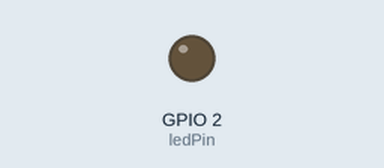
A sketch run on a simulated ESP32. On the bench: output pins drawn as LEDs (lit = HIGH). WiFi joins after 1.5 s; servers stay silent unless stated; no MQTT or app messages arrive unless stated; nothing arrives over Bluetooth unless stated; what the sketch prints to the serial monitor is not drawn.

Above: at 0.1 s.
At 8.1 s:
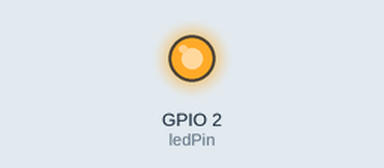
Timing chart, 0 to 9.6 s (numbered marks = the images above):
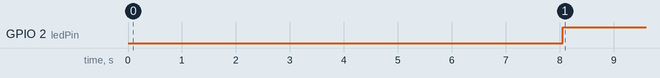

Measured:
- by itself, GPIO 2 (ledPin): LOW → HIGH at 8.1 s

The sketch:

client-i2r-01.ino
```cpp
/*
0 : 프로그램 다운로드
1 : ssid, password, mqttBroker, wifi.use 접속시 보드의 정보를 블루투스로 스마트폰으로 보냄
2 : ssid, password, mqttBroker, wifi.use 스마트폰에서 설정 값을 스마트폰에서 보드로 저장 보드는 리셋 됨
3 : 서버(보드)통신 방법 설정 0=블루투스 1=와이파이 mqtt 3=rs232 4=rs485
4 : 보드제어 할 때 블루투스와 mqtt 사용 선택
5 : 전송할 데이터를 스마트폰에서 보드로 보냄 그러면 이를 제외한 3개 통신으로 보냄
10 : 작성된 메세지만 보냄
11 : local에서 rs232 rs485 로 받은 문자를 hex 값으로 서버에 전송

*/
#include <WiFi.h>
#include <PubSubClient.h>
#include <BLEDevice.h>
#include <BLEUtils.h>
//#include <BLEServer.h>
#include <ArduinoJson.h>
#include "SPIFFS.h"
#include <FS.h>
#include <Wire.h>
#include <HTTPUpdate.h>

#define TRIGGER_PIN 34 // trigger pin GPIO36:i2r-04 GPIO34:i2r-03
const int ledPin = 2;

// Define the Data structure
struct DataDevice {
  int selectedCommMethod = -1; // 통신 방식 선택 변수, 초기값은 -1로 설정
  String mac=""; // Bluetooth mac address 를 기기 인식 id로 사용한다.
  String sendData=""; // 보드의 입력,출려,전압 데이터를 json 형태로 저장
};

struct DataRs232 {
  int baudrate = 115200;
  String sendData="";
};

struct DataRs485 {
  int baudrate = 115200;
  String sendData="";
};

struct DataBle {
  static std::string targetMacAddress;  // 클래스 외부에서 초기화할 것
  char *service_uuid="4fafc201-1fb5-459e-8fcc-c5c9c331914b";
  char *characteristic_uuid="beb5483e-36e1-4688-b7f5-ea07361b26a8";
  static BLERemoteCharacteristic* pRemoteCharacteristic;
  static BLEAdvertisedDevice* myDevice;
  bool isConnected=false;
};

struct DataWifiMqtt {
  bool selectMqtt=false;
  bool use=true;
  bool isConnected=false;
  bool isConnectedMqtt=false;
  String ssid="i2r";
  String password="00000000";
  String mqttBroker = "test.mosquitto.org"; // 브로커
  char outTopic[50]="48:E7:29:37:C4:B6/in";  // "Ble mac address/out" 로 생성
  char inTopic[50]="48:E7:29:37:C4:B6/out";   // "Ble mac address/in" 으로 생성
};

// Create an instance of the Data structure
DataDevice dev;
DataBle ble;
DataWifiMqtt wifi,wifiSave;
// 클래스 외부에서 targetMacAddress 초기화
//std::string DataBle::targetMacAddress = "48:E7:29:37:C4:B6";
std::string DataBle::targetMacAddress = "48:e7:29:37:c4:b6";
BLERemoteCharacteristic* DataBle::pRemoteCharacteristic = nullptr;
BLEAdvertisedDevice* DataBle::myDevice = nullptr;
BLECharacteristic *pCharacteristic;

WiFiClient espClient;
PubSubClient client(espClient);

static boolean doConnect = false;
static boolean doScan = false;
unsigned int counter = 0;
unsigned long lastTime = 0;  // 마지막으로 코드가 실행된 시간을 기록할 변수
const long interval = 10000;  // 실행 간격을 밀리초 단위로 설정 (3초)
unsigned int event = 0;
String returnMsg="";

unsigned long lastAttemptTime = 0;
const long reconnectInterval = 5000; // 5초 간격으로 재연결 시도

void callback(char* topic, byte* payload, unsigned int length);
//void checkFactoryDefault();
bool connectToServer();
void connectToWiFi();
void doTick();
//void loadConfigFromSPIFFS();
void publishMqtt();
void readBleMacAddress();
void reconnectMQTT();
//void returnMessage(int order);
//void saveConfigToSPIFFS();
void sendViaSelect();
void setup();
void setupBLE();
void startScan();
void updateCharacteristicValue();
void writeToBle(int order);
//bool initializeSPIFFS();
/*
void download_program(String fileName);
void update_started();
void update_finished();
void update_progress(int cur, int total);
void update_error(int error);
*/
void setup() {
  pinMode(TRIGGER_PIN, INPUT_PULLUP);
  pinMode(ledPin, OUTPUT);

  Serial.begin(115200);
  Serial1.begin(115200, SERIAL_8N1, 26, 27); //rs232
  Serial2.begin(115200, SERIAL_8N1, 16, 17); //rs485
  //loadConfigFromSPIFFS();

  setupClientBLE();
  // BLE이 제대로 초기화될 수 있도록 약간의 시간을 기다립니다.
  delay(1000);
  // 이제 BLE MAC 주소를 읽어 봅니다.
  readBleMacAddress();
  Serial.println("BLE ready!");

  if (wifi.use) {
    // Wi-Fi 연결 설정
    connectToWiFi();
    // MQTT 설정
    client.setServer(wifi.mqttBroker.c_str(), 1883);
    client.setCallback(callback);
  } else {
    Serial.println("Wi-Fi and MQTT setup skipped as wifi.use is false.");
  }

}

// Serial 통신  ============================================
void serial1Event() {
  String s="";
  char rsIn[50];
  int i=0;
  while(Serial1.available()) {
    char ch = Serial1.read();
    s += ch;
    rsIn[i++]=ch;
    //Serial.write(ch);
  }
  rsIn[i]=0;
  if(!s.isEmpty())  {
    Serial.println("[Received rs232]"+String(rsIn));
  }
}

void serial2Event() {
  String s="";
  char rsIn[50];
  int i=0;
  while(Serial2.available()) {
    char ch = Serial2.read();
    s += ch;
    rsIn[i++]=ch;
    //Serial.write(ch);
  }
  if(!s.isEmpty())  {
    Serial.println("[Received rs485]"+String(rsIn));
  }
}
// Serial 통신  끝============================================

/* 블루투스 함수 시작===============================================*/
static void notifyCallback(
  BLERemoteCharacteristic* pBLERemoteCharacteristic,
  uint8_t* pData,
  size_t length,
  bool isNotify) {
    Serial.print("[Received Ble]: ");
    for (int i = 0; i < length; i++) {
        Serial.print((char)pData[i]);
    }
    Serial.println();
}

class MyClientCallback : public BLEClientCallbacks {
  void onConnect(BLEClient* pclient) {
    ble.isConnected = true;
    event = 1;
  }

  void onDisconnect(BLEClient* pclient) {
    ble.isConnected = false;
    //BLEDevice::startAdvertising();
    Serial.println("onDisconnect");
  }
};

bool connectToServer() {
    Serial.print("Forming a connection to ");
    Serial.println(ble.myDevice->getAddress().toString().c_str());

    BLEClient* pClient = BLEDevice::createClient();
    Serial.println(" - Created client");

    pClient->setClientCallbacks(new MyClientCallback());

    // Connect to the BLE Server using MAC address
    pClient->connect(ble.myDevice);
    Serial.println(" - Connected to server");
    pClient->setMTU(517);

    // Obtain a reference to the service in the remote BLE server
    BLERemoteService* pRemoteService = pClient->getService(ble.service_uuid);
    if (pRemoteService == nullptr) {
      Serial.print("Failed to find our service UUID: ");
      Serial.println(ble.service_uuid);
      pClient->disconnect();
      return false;
    }
    Serial.println(" - Found our service");

    // Obtain a reference to the characteristic in the service of the remote BLE server
    ble.pRemoteCharacteristic = pRemoteService->getCharacteristic(ble.characteristic_uuid);
    if (ble.pRemoteCharacteristic == nullptr) {
      Serial.print("Failed to find our characteristic UUID: ");
      Serial.println(ble.characteristic_uuid);
      pClient->disconnect();
      return false;
    }
    Serial.println(" - Found our characteristic");

    // Read the value of the characteristic, if possible
    if(ble.pRemoteCharacteristic->canRead()) {
      std::string value = ble.pRemoteCharacteristic->readValue();
      Serial.print("The characteristic value was: ");
      Serial.println(value.c_str());
    }

    if(ble.pRemoteCharacteristic->canNotify())
      ble.pRemoteCharacteristic->registerForNotify(notifyCallback);

    ble.isConnected = true;
    return true;
}

class MyAdvertisedDeviceCallbacks: public BLEAdvertisedDeviceCallbacks {
  void onResult(BLEAdvertisedDevice advertisedDevice) {
    Serial.print("Found Device: ");
    Serial.println(advertisedDevice.toString().c_str());

    // MAC 주소 확인
    if (advertisedDevice.getAddress().toString() == ble.targetMacAddress) {
      BLEDevice::getScan()->stop();
      ble.myDevice = new BLEAdvertisedDevice(advertisedDevice);
      Serial.println("=============");
      Serial.println("Device found:");
      Serial.print("Address: ");
      Serial.println(ble.myDevice->getAddress().toString().c_str()); // MAC 주소 출력
      doConnect = true;
      doScan = true;
    }
  }
};

void setupClientBLE() {
  Serial.println("Starting Arduino BLE Client application...");
  BLEDevice::init("cli-01");

  // Retrieve a Scanner and set the callback we want to use to be informed when we
  // have detected a new device.  Specify that we want active scanning and start the
  // scan to run for 5 seconds.
  BLEScan* pBLEScan = BLEDevice::getScan();
  pBLEScan->setAdvertisedDeviceCallbacks(new MyAdvertisedDeviceCallbacks());
  pBLEScan->setInterval(1349);
  pBLEScan->setWindow(449);
  pBLEScan->setActiveScan(true);
  pBLEScan->start(5, false);

  // 블루투스 장치 주소
  std::string btAddress = BLEDevice::getAddress().toString();
  Serial.print("블루투스 장치 주소: ");
  Serial.println(btAddress.c_str());
  Serial.println("Waiting for a client connection to notify...");
}

void readBleMacAddress() {
  // BLE 디바이스에서 MAC 주소를 가져옵니다.
  BLEAddress bleAddress = BLEDevice::getAddress();
  // MAC 주소를 String 타입으로 변환합니다.
  dev.mac = bleAddress.toString().c_str();
  // MAC 주소를 모두 대문자로 변환합니다.
  dev.mac.toUpperCase();
  // 시리얼 모니터에 BLE MAC 주소를 출력합니다.
  Serial.print("BLE MAC Address: ");
  Serial.println(dev.mac);
  // MQTT 토픽을 설정합니다.
  //snprintf(wifi.outTopic, sizeof(wifi.outTopic), "%s/out", dev.mac.c_str());
  //snprintf(wifi.inTopic, sizeof(wifi.inTopic), "%s/in", dev.mac.c_str());
  Serial.println(wifi.outTopic);
  Serial.println(wifi.inTopic);;
}

void startScan() {
  BLEDevice::getScan()->start(5, false);
}
/* 블루투스 함수 끝===============================================*/

/* 와이파이 MQTT 함수 시작===============================================*/
void callback(char* topic, byte* payload, unsigned int length) {
  //Serial.print("Message received on topic: ");
  //Serial.print(topic);
  Serial.print("[Received mqtt]: ");
  for (unsigned int i = 0; i < length; i++) {
    Serial.print((char)payload[i]);
  }
  Serial.println();
}

void publishMqtt()
{
  char msg[200];

  //if(wifi.isConnected != 1)
  //  return;
  client.publish(wifi.outTopic, dev.sendData.c_str());
}

void connectToWiFi() {
  Serial.print("Connecting to Wi-Fi...");
  WiFi.begin(wifi.ssid, wifi.password);

  int wCount = 0;
  wifi.isConnected = true;
  while (WiFi.status() != WL_CONNECTED) {
    delay(1000);
    Serial.print(".");
    wCount++;
    if(wCount > 20) {
      wifi.isConnected = false;
      wifi.use = false;
      break; // while 루프를 벗어납니다.
    }
  }
  if(wifi.isConnected == true)
    Serial.println("\nConnected to Wi-Fi");
  else
    Serial.println("\nCan not find Wi-Fi");

}

void reconnectMQTT() {
  while (!client.connected()) {
    //checkFactoryDefault();
    Serial.println("Connecting to MQTT...");
    if (client.connect(dev.mac.c_str())) {
      Serial.println("Connected to MQTT");
      client.subscribe(wifi.inTopic); // MQTT 토픽 구독
      wifi.isConnectedMqtt=true;
    } else {
      Serial.print("MQTT connection failed, rc=");
      Serial.print(client.state());
      Serial.println(" Retrying in 5 seconds...");
      wifi.isConnectedMqtt=false;
      delay(5000);
    }
  }
  digitalWrite(ledPin, wifi.isConnectedMqtt);
}
/* 와이파이 MQTT 함수 끝===============================================*/

// Tools ========================================================
//1초 마다 실행되는 시간함수
void doTick() {
  unsigned long currentTime = millis();  // 현재 시간을 가져옵니다
  String strIn,strOut;
  char rsOut[10] = {0x05, 0x31, 0x32, 0x00};
  char rsOut1[10] = {0x05, 0x31, 0x35, 0x00};
  if ( currentTime - lastTime >= interval) {
    lastTime = currentTime;
    counter++;
    int nCount = counter%4;
    String s = String(counter);
    switch(nCount) {
      case 0:
        if (ble.isConnected) {
          s="ble : "+String(counter);
          Serial.println(s);
          ble.pRemoteCharacteristic->writeValue(s.c_str(), s.length());
        }else if(doScan){
          BLEDevice::getScan()->start(0);  // this is just example to start scan after disconnect, most likely there is better way to do it in arduino
        }
        break;
      case 1:
        s="mqtt : "+String(counter);
        Serial.println(s);
        dev.sendData = s;
        publishMqtt();
        break;
      case 2:
        Serial.println("rs232");
        Serial1.print(rsOut);
        break;
      case 3:
        Serial.println("rs485");
        Serial2.print(rsOut1);
    }

  }
}

/*
// Config 파일을 SPIFFS에서 읽어오는 함수
void loadConfigFromSPIFFS() {
  Serial.println("파일 읽기");

  if (!initializeSPIFFS()) {
    Serial.println("Failed to initialize SPIFFS.");
    return;
  }

  if (!SPIFFS.exists("/config.txt")) {
    Serial.println("Config file does not exist.");
    wifi.use = false;
    return;
  }

  File configFile = SPIFFS.open("/config.txt", FILE_READ);
  if (!configFile) {
    Serial.println("Failed to open config file");
    return;
  }

  size_t size = configFile.size();
  std::unique_ptr<char[]> buf(new char[size]);
  configFile.readBytes(buf.get(), size);

  DynamicJsonDocument doc(1024);
  DeserializationError error = deserializeJson(doc, buf.get());

  if (error) {
    Serial.println("Failed to parse config file");
    return;
  }

  wifi.ssid = doc["ssid"] | "";
  wifi.password = doc["password"] | "";
  wifi.mqttBroker = doc["mqttBroker"] | "";
  wifi.use = doc["use"] | false;

  Serial.print("wifi.ssid: "); Serial.println(wifi.ssid);
  Serial.print("wifi.password: "); Serial.println(wifi.password);
  Serial.print("wifi.mqttBroker: "); Serial.println(wifi.mqttBroker);
  Serial.print("wifi.use: "); Serial.println(wifi.use);

  configFile.close();
}

void saveConfigToSPIFFS() {
  Serial.println("config.txt 저장");

  if (!initializeSPIFFS()) {
    Serial.println("SPIFFS 초기화 실패.");
    return;
  }

  // SPIFFS 초기화를 시도합니다.
  if (!SPIFFS.begin()) {
    Serial.println("SPIFFS failed to initialize. Formatting...");
    // 초기화 실패 시 포맷을 시도합니다.
    if (!SPIFFS.format()) {
      Serial.println("SPIFFS format failed.");
      return;
    }
    // 포맷 후에 다시 초기화를 시도합니다.
    if (!SPIFFS.begin()) {
      Serial.println("SPIFFS failed to initialize after format.");
      return;
    }
  }

  File configFile = SPIFFS.open("/config.txt", FILE_WRITE);

  if (!configFile) {
    Serial.println("Failed to open config file for writing");
    return;
  }

  DynamicJsonDocument doc(1024);

  // 데이터를 구조체에서 가져온다고 가정합니다.
  doc["ssid"] = wifiSave.ssid;
  doc["password"] = wifiSave.password;
  doc["mqttBroker"] = wifiSave.mqttBroker;
  doc["use"] = wifiSave.use;

  Serial.print("wifi.ssid: "); Serial.println(wifiSave.ssid);
  Serial.print("wifi.password: "); Serial.println(wifiSave.password);
  Serial.print("wifi.mqttBroker: "); Serial.println(wifiSave.mqttBroker);
  Serial.print("wifi.use: "); Serial.println(wifiSave.use);

  if (serializeJson(doc, configFile) == 0) {
    Serial.println("Failed to write to file");
    configFile.close();
    return;
  }

  configFile.close();
  // 파일이 제대로 닫혔는지 확인합니다.
  if (configFile) {
    Serial.println("파일이 여전히 열려있습니다.");
  } else {
    Serial.println("파일이 성공적으로 닫혔습니다.");
  }
  Serial.println("파일 저장 끝");

  // 파일이 제대로 저장되었는지 확인합니다.
  if (SPIFFS.exists("/config.txt")) {
    Serial.println("Config file saved successfully.");
    // 저장이 확인된 후 재부팅을 진행합니다.
    Serial.println("Rebooting...");
    delay(2000); // 재부팅 전에 짧은 지연을 줍니다.
    //ESP.restart();
  } else {
    Serial.println("Config file was not saved properly.");
  }

  // ESP32 재부팅
  delay(1000);
  ESP.restart();
}

// SPIFFS를 초기화하고 필요한 경우 포맷하는 함수를 정의합니다.
bool initializeSPIFFS() {
  if (!SPIFFS.begin()) {
    Serial.println("SPIFFS 초기화 실패!");
    if (!SPIFFS.format()) {
      Serial.println("SPIFFS 포맷 실패!");
      return false;
    }
    if (!SPIFFS.begin()) {
      Serial.println("포맷 후 SPIFFS 초기화 실패!");
      return false;
    }
  }
  return true;
}

void checkFactoryDefault() {
  if ( digitalRead(TRIGGER_PIN) == LOW ) {
    Serial.println("Please wait over 3 min");
    SPIFFS.format();
    delay(1000);
    ESP.restart();
    delay(1000);
  }
}

// Tools ========================================================

// httpupdate() 프로그램 다운로드
void download_program(String fileName) {
  Serial.println(fileName);
  if (WiFi.status() == WL_CONNECTED) {
    WiFiClient client;
    // The line below is optional. It can be used to blink the LED on the board during flashing
    // The LED will be on during download of one buffer of data from the network. The LED will
    // be off during writing that buffer to flash
    // On a good connection the LED should flash regularly. On a bad connection the LED will be
    // on much longer than it will be off. Other pins than LED_BUILTIN may be used. The second
    // value is used to put the LED on. If the LED is on with HIGH, that value should be passed
    httpUpdate.setLedPin(ledPin, LOW);

    // Add optional callback notifiers
    httpUpdate.onStart(update_started);
    httpUpdate.onEnd(update_finished);
    httpUpdate.onProgress(update_progress);
    httpUpdate.onError(update_error);

    String ss;
    //ss=(String)URL_fw_Bin+fileName;
    ss="http://i2r.link/download/"+fileName;
    Serial.println(ss);
    t_httpUpdate_return ret = httpUpdate.update(client, ss);
    //t_httpUpdate_return ret = ESPhttpUpdate.update(client, URL_fw_Bin);
    // Or:
    //t_httpUpdate_return ret = ESPhttpUpdate.update(client, "server", 80, "file.bin");

    switch (ret) {
      case HTTP_UPDATE_FAILED:
        Serial.printf("HTTP_UPDATE_FAILD Error (%d): %s\n", httpUpdate.getLastError(), httpUpdate.getLastErrorString().c_str());
        break;

      case HTTP_UPDATE_NO_UPDATES:
        Serial.println("HTTP_UPDATE_NO_UPDATES");
        break;

      case HTTP_UPDATE_OK:
        Serial.println("HTTP_UPDATE_OK");
        break;
    }
  }
}

void update_started() {
  Serial.println("Update Started");
}

void update_finished() {
  Serial.println("Update Finished");
}

void update_progress(int cur, int total) {
  Serial.printf("Progress: %d%%\n", (cur * 100) / total);
}

void update_error(int error) {
  Serial.printf("Update Error: %d\n", error);
}

// httpupdate() 프로그램 다운로드
*/
void loop() {
  doTick();
  serial1Event();
  serial2Event();

  if (wifi.use) {
    if (!client.connected()) {
      reconnectMQTT();
    }
    client.loop();
  }


  // 연결이 끊어졌고, 재연결 시도 시간이 되었을 때
  if (!ble.isConnected && millis() - lastAttemptTime > reconnectInterval) {
    lastAttemptTime = millis(); // 마지막 시도 시간 업데이트
    doConnect = true; // 연결 시도 플래그 설정
    startScan(); // 스캔 시작
  }

  // 서버에 연결을 시도
  if (doConnect) {
    if (connectToServer()) {
      Serial.println("Connected to the BLE Server.");
      ble.isConnected = true; // 연결 상태 업데이트
      doConnect = false; // 연결 시도 플래그 초기화
    } else {
      Serial.println("Failed to connect. Retry...");
      ble.isConnected = false; // 연결 상태 업데이트
      doConnect = false; // 연결 시도 플래그 초기화
      startScan(); // 재스캔 시작
    }
  }

  //checkFactoryDefault();

}
```
